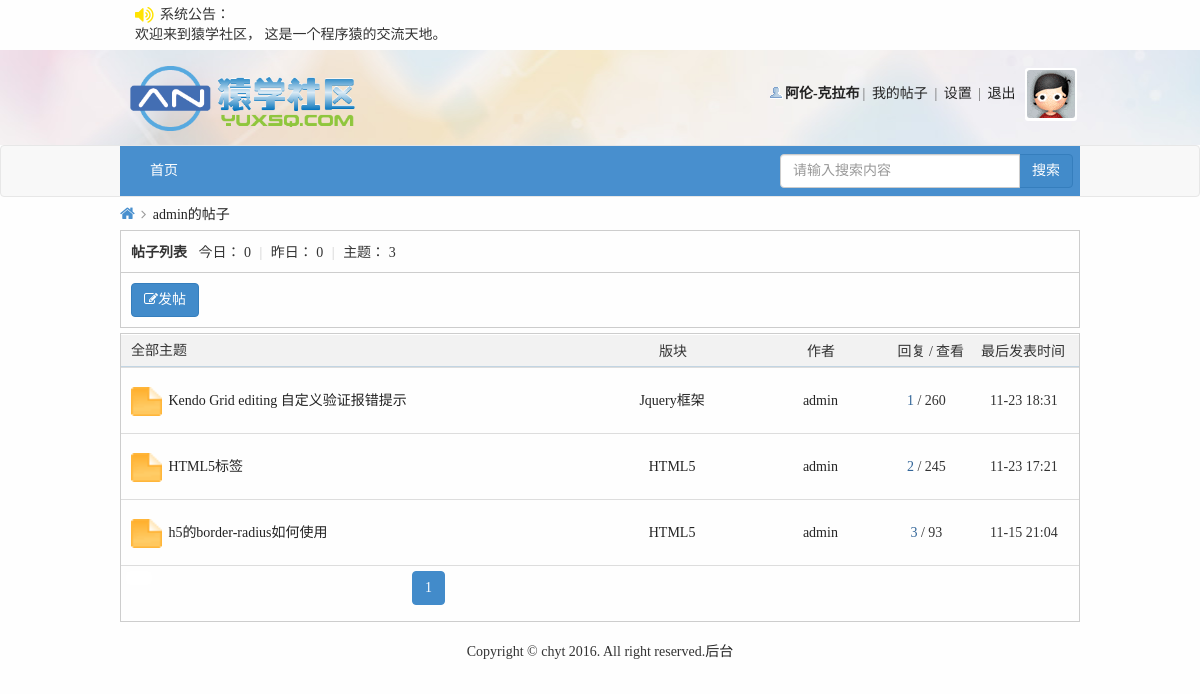
Before: /userPost.php?uid=2 (signed in) with the older database file.
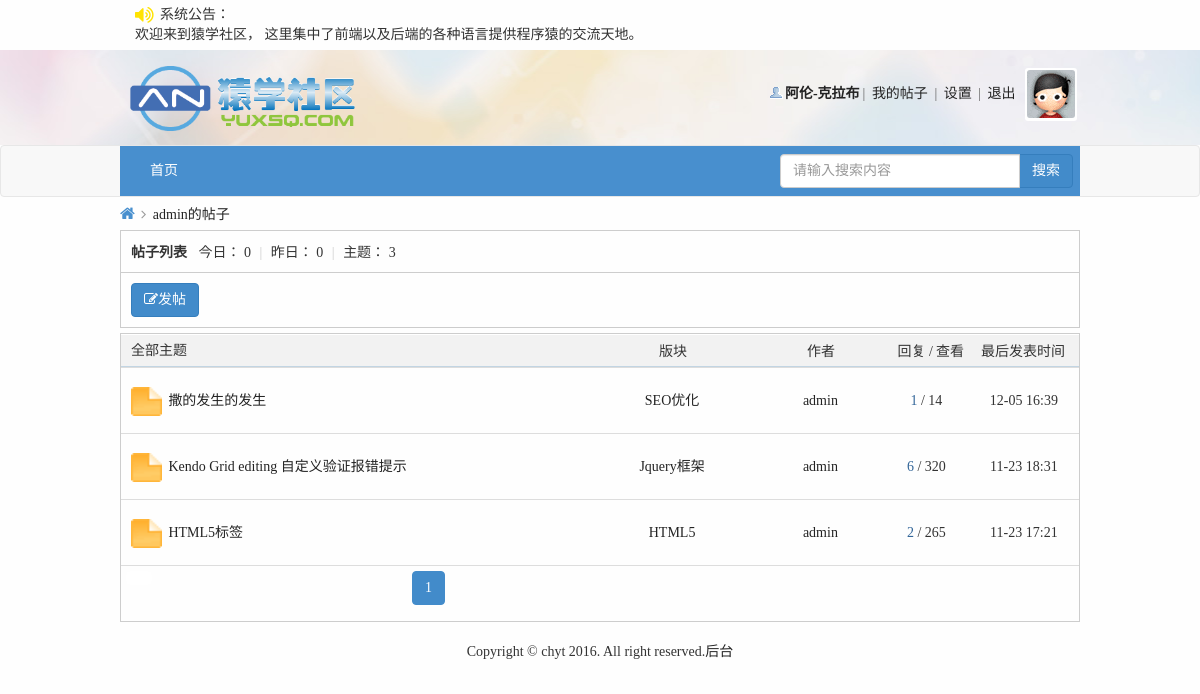
After: the same page with the newer database file.
### tables this page shows
CREATE TABLE IF NOT EXISTS `notice` (
  `nid` int(11) NOT NULL AUTO_INCREMENT COMMENT '序号',
  `noticeContent` varchar(200) NOT NULL COMMENT '公告内容',
  PRIMARY KEY (`nid`)
);

CREATE TABLE IF NOT EXISTS `user` (
  `id` int(20) NOT NULL AUTO_INCREMENT COMMENT '唯一标识符',
  `name` varchar(200) NOT NULL COMMENT '用户名称',
  `psw` varchar(200) NOT NULL COMMENT '用户密码',
  `sex` varchar(200) NOT NULL DEFAULT '未填写' COMMENT '用户性别',
  `email` varchar(200) NOT NULL COMMENT '邮箱地址',
  `qq` varchar(200) NOT NULL DEFAULT '未填写' COMMENT '用户qq',
  `photo` varchar(200) NOT NULL COMMENT '用户头像',
  `userType` int(11) NOT NULL DEFAULT '0' COMMENT '用户类型',
  `reallyName` varchar(200) NOT NULL DEFAULT '未填写' COMMENT '用户真实姓名',
  `birthday` varchar(200) NOT NULL DEFAULT '未填写' COMMENT '用户生日',
  `homeplace` varchar(200) NOT NULL DEFAULT '未填写' COMMENT '用户出生地',
  `bloodType` varchar(200) NOT NULL DEFAULT '未填写' COMMENT '用户血型',
  `fixedTel` varchar(200) NOT NULL DEFAULT '未填写' COMMENT '用户固定电话',
  `phone` varchar(200) NOT NULL DEFAULT '未填写' COMMENT '用户电话',
  `website` varchar(200) NOT NULL DEFAULT 'http://' COMMENT '用户主页',
  `school` varchar(200) NOT NULL DEFAULT '未填写' COMMENT '用户毕业学校',
  `degree` varchar(200) NOT NULL DEFAULT '未填写' COMMENT '用户学历',
  `company` varchar(200) NOT NULL DEFAULT '未填写' COMMENT '用户公司',
  `profession` varchar(200) NOT NULL DEFAULT '未填写' COMMENT '用户职业',
  `job` varchar(200) NOT NULL DEFAULT '未填写' COMMENT '用户职位',
  `income` varchar(200) NOT NULL DEFAULT '未填写' COMMENT '用户年收入',
  `registerTime` datetime NOT NULL COMMENT '注册时间',
  `lastLogin` datetime NOT NULL COMMENT '最后一次登录时间',
  `userStatus` int(11) NOT NULL DEFAULT '0' COMMENT '用户是否需要验证状态',
  `isForbid` int(11) NOT NULL DEFAULT '0' COMMENT '是否禁止',
  `loginTimes` int(11) NOT NULL DEFAULT '1' COMMENT '登陆次数',
  PRIMARY KEY (`id`)
);

CREATE TABLE IF NOT EXISTS `post` (
  `postId` int(11) NOT NULL AUTO_INCREMENT COMMENT '帖子id',
  `postTitle` varchar(200) NOT NULL COMMENT '帖子标题',
  `postContent` varchar(2000) NOT NULL COMMENT '帖子内容',
  `postTime` datetime NOT NULL COMMENT '发帖时间',
  `tsmoduleId` int(11) NOT NULL COMMENT '所属子版块的id',
  `times` int(11) NOT NULL COMMENT '浏览次数',
  `postuid` int(11) NOT NULL COMMENT '发帖人id',
  `isTop` int(11) NOT NULL DEFAULT '0' COMMENT '是否置顶',
  `isBoutique` int(11) NOT NULL DEFAULT '0' COMMENT '是否加精',
  `postStatus` int(11) NOT NULL DEFAULT '0' COMMENT '帖子是否需要验证状态，默认0无需验证',
  `updateTime` datetime NOT NULL COMMENT '当前条帖子有回复就更新',
  `isShield` int(11) NOT NULL DEFAULT '0' COMMENT '是否屏蔽',
  PRIMARY KEY (`postId`)
);

CREATE TABLE IF NOT EXISTS `sub_module` (
  `sid` int(20) NOT NULL AUTO_INCREMENT COMMENT '子版块id',
  `smoduleName` varchar(200) NOT NULL COMMENT '子版块名称',
  `smodulePic` varchar(200) NOT NULL COMMENT '子版块图片',
  `tParenModuleId` int(20) NOT NULL COMMENT '所属父版块id',
  `smoduleDesc` varchar(200) NOT NULL COMMENT '子版块描述',
  PRIMARY KEY (`sid`)
);

### inc/mysql.func.php (called while the page is built, shortened)
<?php
    function execute($link, $sql){
        $result = mysqli_query($link, $sql);
        return $result;
    }
    function nums($link, $sql){
        return mysqli_num_rows(execute($link, $sql));
    }
    function fetch_array($result){
        return mysqli_fetch_assoc($result);
    }
?>

### inc/global.func.php (called while the page is built, shortened)
<?php
    function login_state($link){
        if (isset($_COOKIE['bs']['userName']) && isset($_COOKIE['bs']['psw'])){
            $sql = "select * from user where name='{$_COOKIE['bs']['userName']}' and psw='{$_COOKIE['bs']['psw']}'";
            $result = execute($link, $sql);
            if (mysqli_num_rows($result) == 1) {
                $data = fetch_array($result);
                return $data['id'];
            }else{
                return false;
            }
        }else {
            return false;
        }
    }
    function page($count,$page_size,$num_btn=10,$page='page'){
        $page_num_all=ceil($count/$page_size);
        $start=($_GET[$page]-1)*$page_size;
        $limit="limit {$start},{$page_size}";
        $current_url=$_SERVER['REQUEST_URI'];
        $arr_current=parse_url($current_url);
        $current_path=$arr_current['path'];
        $url='';
        if(isset($arr_current['query'])){
            parse_str($arr_current['query'],$arr_query);
            unset($arr_query[$page]);
            if(empty($arr_query)){
                $url="{$current_path}?{$page}=";
            }else{
                $other=http_build_query($arr_query);
                $url="{$current_path}?{$other}&{$page}=";
            }
        }else{
            $url="{$current_path}?{$page}=";
        }
        $html=array();
        if($num_btn>=$page_num_all){
            for($i=1;$i<=$page_num_all;$i++){
                if($_GET[$page]==$i){
                    $html[$i]="<li class='active'><a href='#'>{$i}</a></li>";
                }else{
                    $html[$i]="<li><a href='{$url}{$i}'>{$i}</a></li>";
                }
            }
        }
        $html=implode(' ',$html);
        $data=array(
            'limit'=>$limit,
            'html'=>$html,
            'totalPage'=>$page_num_all
        );
        return $data;
    }
    function tranTime($time) {
        $rtime = date("m-d H:i",$time);
        $htime = date("H:i",$time);
        $time = time() - $time;
        if ($time < 60) {
            $str = '刚刚';
        }
        elseif ($time < 60 * 60) {
            $min = floor($time/60);
            $str = $min.'分钟前';
        }
        elseif ($time < 60 * 60 * 24) {
            $h = floor($time/(60*60));
            $str = $h.'小时前 '.$htime;
        }
        elseif ($time < 60 * 60 * 24 * 3) {
            $d = floor($time/(60*60*24));
            if($d==1)
                $str = '昨天 '.$rtime;
            else
                $str = '前天 '.$rtime;
        }
        else {
            $str = $rtime;
        }
        return $str;
    }
?>

### userPost.php (the view, shortened to what the rows shown need)
<!DOCTYPE html>
<html lang="en">
<head>
    <link rel="stylesheet" href="font/css/font-awesome.min.css">
    <link rel="stylesheet" href="css/bootstrap/css/bootstrap.min.css">
    <link rel="stylesheet" href="css/common.css">
    <link rel="stylesheet" href="css/pModuleList.css">
    <link rel="stylesheet" href="css/myPost.css">
</head>
<?php
    $link = connect();
    $sql_n = "select * from notice where nid=1";
    $data_n = fetch_array(execute($link, $sql_n));
    $nc = $data_n["noticeContent"];
    if (!($member_id = login_state($link))){
        promptBox("请先登录后才能继续浏览", 5, "login.php");
        exit;
    }
    $sql_user = "select * from user where id={$_GET['uid']}";
    $data_user = fetch_array(execute($link, $sql_user));
    include_once "inc/handlerLogin.php";
    $sql_post = "select * from post where postuid={$_GET['uid']}";
    $post_total = nums($link, $sql_post);
    $pagesize = 5;
    $page = page($post_total, $pagesize);
    $post = "select * from post where postuid={$_GET['uid']} ORDER BY postId DESC {$page['limit']}";
    $res_post = execute($link, $post);
?>
<body>
<?php include_once "inc/header.inc.php"?>
<div class="container" style="width: 990px;">
    <div class="position">
        <div class="z">
            <a href="index.php" class="nvhm"><i class="fa fa-home"></i></a>
            <em><i class="fa fa-angle-right"></i></em>
            <a href="#"><?php echo $data_user['name'];?>的帖子</a>
        </div>
    </div>
    <div class="pm-sm">
        <div class="pm-sm-top" style="position: relative;">
            <h2>全部主题</h2>
        </div>
        <div class="pm-sm-list">
            <table class="table table-condensed table-hover" id="smtable">
                <?php
                if($post_total) {
                    while ($data_post = fetch_array($res_post)) {
                        $sql_sm = "select * from sub_module where sid={$data_post['tsmoduleId']}";
                        $data_sm = fetch_array(execute($link, $sql_sm));
                        $sql_rep = "select * from reply where tpostId={$data_post['postId']}";
                        $rep_total = nums($link, $sql_rep);
                        ?>
                        <tr>
                            <td class="td1">
                                <a href="#"><img src="img/folder_new.gif" width="31" height="29"></a>
                            </td>
                            <td class="td2"><a href="postShow.php?postId=<?php echo $data_post['postId'];?>&sid=<?php echo $data_sm['sid'];?>"><?php echo $data_post['postTitle'];?></a></td>
                            <td class="td5"><a href="sModuleList.php?sid=<?php echo $data_sm['sid'];?>"><?php echo $data_sm['smoduleName'];?></a></td>
                            <td class="td6"><a href="profile.php?uid=<?php echo $data_user['id'];?>"><?php echo $data_user['name'];?></a></td>
                            <td class="td3">
                                <span class="xi2" title="回复"><?php echo $rep_total; ?></span>
                                <span class="xi1" title="查看"> / <?php echo $data_post['times']; ?></span>
                            </td>
                            <td class="td7"><?php echo tranTime(strtotime($data_post['postTime']));?></td>
                        </tr>
                    <?php }
                }else{
                    echo "<tr><td colspan='4' style='padding-left: 15px;'>暂无帖子...</td></tr>";
                }
                ?>
            </table>
        </div>
    </div>
</div>
</body>
</html>

### inc/header.inc.php (shortened to what the rows shown need)
<?php
if(!empty($nc)){
    echo "<div class='notice'>
            <div class='container'>
                <p><i class='fa fa-volume-up'></i></p><p style='margin-left: 25px;'>系统公告：</p>
                <marquee direction='left' width='830' scrollamount='2'>{$nc}</marquee>
            </div>
          </div>" ;
}
?>
<div id="header">
    <div class="container" style="width: 960px;padding: 0;">
        <div class="info">
            <?php
                $img_url = null;
                if (isset($member_id) && $member_id) {
                    $sql_photo = "select photo from user where id={$member_id}";
                    $member_result = execute($link, $sql_photo);
                    $res_photo = fetch_array($member_result);
                    if ($res_photo['photo'] != '') {
                        $img_url = $res_photo['photo'];
                    }else{
                        $img_url = 'img/noavatar_small.gif';
                    }
                }else{
                    $img_url = 'img/noavatar_small.gif';
                }
                if(isset($member_id) && $member_id){
                    $sql_info = "select * from user where id='{$member_id}'";
                    $res_info = fetch_array(execute($link, $sql_info));
                    $html = <<<EOT
                        <ul>
                            <li class="person"><a href="profile.php"><strong>{$res_info['name']}</strong></a></li>|
                            <li><a href="myPost.php">我的帖子</a></li> |
                            <li><a href="setProfile.php">设置</a></li> |
                            <li><a class="logout" href="#">退出</a></li>
                            <li class="headpic"><a href="profile.php"><img src="{$img_url}" width="48" height="48"></a></li>
                        </ul>
EOT;
                    echo $html;
                }
            ?>
        </div>
    </div>
</div>

Changed rows visible on the page:
removed post: postTitle "h5的border-radius如何使用", sub_module.smoduleName "HTML5", $data_user['name'] "admin", rep_total "3", times "93", postTime "11-15 21:04"
changed notice: noticeContent "欢迎来到猿学社区， 这是一个程序猿的交流天地。" → "欢迎来到猿学社区， 这里集中了前端以及后端的各种语言提供程序猿的交流天地。"
added post: postTitle "撒的发生的发生", sub_module.smoduleName "SEO优化", $data_user['name'] "admin", rep_total "1", times "14", postTime "12-05 16:39"
changed post "Kendo Grid editing 自定义验证报错提示": rep_total "1" → "6"; times "260" → "320"
changed post "HTML5标签": times "245" → "265"
